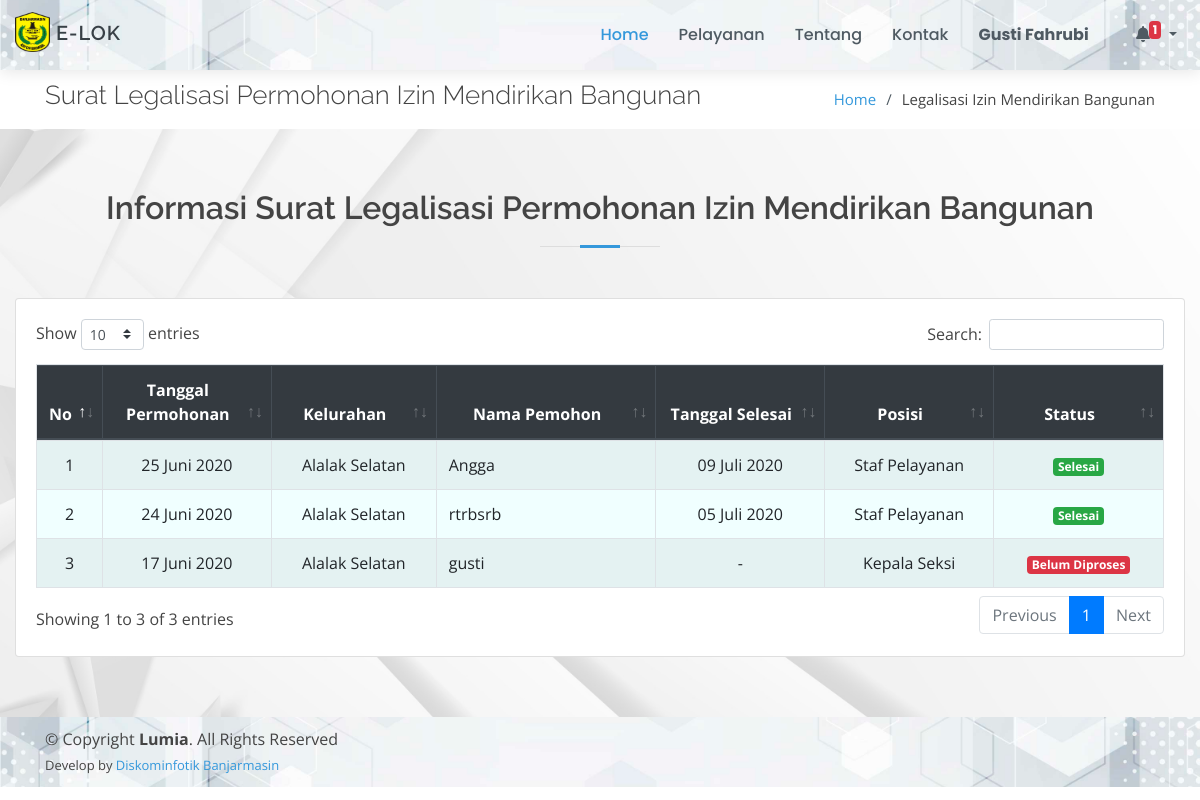
/page/legalisasi-imb/index.php (signed in), run on the app's committed database.
### tables this page shows
CREATE TABLE `legalisasi_imb` (
  `id_imb` int(11) NOT NULL,
  `tgl_permohonan` date NOT NULL,
  `kelurahan` varchar(50) NOT NULL,
  `nama_pemohon` varchar(50) NOT NULL,
  `alamat_pemohon` text NOT NULL,
  `lokasi_bangunan` text NOT NULL,
  `keterangan` text,
  `tgl_selesai` date DEFAULT NULL,
  `id_posisi` int(11) NOT NULL,
  `status` varchar(30) NOT NULL
);

CREATE TABLE `posisi_berkas` (
  `id_posisi` int(11) NOT NULL,
  `posisi` text NOT NULL
);

### config/config.php (called while the page is built, shortened)
<?php
function base_url($url = null)
{
	$base_url = "http://localhost/layanan-kecamatan";
	if ($url != null) {
		return $base_url . "/" . $url;
	} else {
		return $base_url;
	}
}
$no = 1;

### config/bulan.php (called while the page is built, shortened)
<?php
$bln = array(
    '01' => 'Januari',
    '02' => 'Februari',
    '03' => 'Maret',
    '04' => 'April',
    '05' => 'Mei',
    '06' => 'Juni',
    '07' => 'Juli',
    '08' => 'Agustus',
    '09' => 'September',
    '10' => 'Oktober',
    '11' => 'November',
    '12' => 'Desember'
);

### page/legalisasi-imb/index.php (the view, shortened to what this page needs)
<!DOCTYPE html>
<html lang="en">
<?php
include_once "../../config/config.php";
include_once "../../config/bulan.php";
include_once "../../template/ui/head.php";
?>
<body>
    <?php include_once "../../template/ui/header.php"; ?>
    <main id="main">
        <section id="breadcrumbs" class="breadcrumbs">
            <div class="container">
                <div class="d-flex justify-content-between align-items-center">
                    <h2>Surat Legalisasi Permohonan Izin Mendirikan Bangunan</h2>
                    <ol>
                        <li><a href="<?= base_url(); ?>">Home</a></li>
                        <li>Legalisasi Izin Mendirikan Bangunan</li>
                    </ol>
                </div>
            </div>
        </section>
        <section id="services" class="services graform">
            <div class="container-fluid">
                <div class="section-title">
                    <h2>Informasi Surat Legalisasi Permohonan Izin Mendirikan Bangunan</h2>
                </div>
                <div class="row">
                    <div class="col-md-12">
                        <div class="card">
                            <div class="card-body">
                                <div class="table-responsive">
                                    <table class="table table-bordered table-striped" id="example1">
                                        <thead class="thead-dark">
                                            <tr align="center">
                                                <th>No</th>
                                                <th>Tanggal Permohonan</th>
                                                <th>Kelurahan</th>
                                                <th>Nama Pemohon</th>
                                                <th>Tanggal Selesai</th>
                                                <th>Posisi</th>
                                                <th>Status</th>
                                            </tr>
                                        </thead>
                                        <tbody style="background-color: azure">
                                            <?php
                                            $data = $koneksi->query("SELECT * FROM legalisasi_imb ORDER BY id_imb DESC");
                                            foreach ($data as $row) {
                                                $po = $koneksi->query("SELECT * FROM posisi_berkas WHERE id_posisi = '$row[id_posisi]'")->fetch_array();
                                            ?>
                                                <tr align="center">
                                                    <td width="5%"><?= $no++; ?></td>
                                                    <td width="15%">
                                                        <?=
                                                            date('d', strtotime($row['tgl_permohonan'])) . " " .
                                                                $bln[date('m', strtotime($row['tgl_permohonan']))] . " " .
                                                                date('Y', strtotime($row['tgl_permohonan']));
                                                        ?>
                                                    </td>
                                                    <td><?= $row['kelurahan'] ?></td>
                                                    <td align="left"><?= $row['nama_pemohon'] ?></td>
                                                    <td width="15%">
                                                        <?php
                                                        if ($row['tgl_selesai']) {
                                                            echo
                                                                date('d', strtotime($row['tgl_selesai'])) . " " .
                                                                    $bln[date('m', strtotime($row['tgl_selesai']))] . " " .
                                                                    date('Y', strtotime($row['tgl_selesai']));
                                                        } else {
                                                            echo "-";
                                                        }
                                                        ?>
                                                    </td>
                                                    <td width="15%"><?= $po['posisi'] ?></td>
                                                    <td width="15%">
                                                        <?php
                                                        if ($row['status'] == "Belum Diproses") {
                                                            echo "<span class='badge badge-danger'>" . $row['status'] . "</span>";
                                                        } elseif ($row['status'] == "Dalam Proses") {
                                                            echo "<span class='badge badge-warning'>" . $row['status'] . "</span>";
                                                        } else {
                                                            echo "<span class='badge badge-success'>" . $row['status'] . "</span>";
                                                        }
                                                        ?>
                                                    </td>
                                                </tr>
                                            <?php } ?>
                                        </tbody>
                                    </table>
                                </div>
                            </div>
                        </div>
                    </div>
                </div>
            </div>
        </section>
    </main>
    <?php include_once "../../template/ui/footer.php"; ?>
</body>
</html>

### assets/ui/assets/css/style.css (style rules this page uses)
body { font-family: "Open Sans", sans-serif; color: #444444; }
a { color: #3498db; }
h1, h2, h3, h4, h5, h6 { font-family: "Raleway", sans-serif; }
section { padding: 60px 0; }
.section-title { text-align: center; padding-bottom: 30px; }
.section-title h2 { font-size: 32px; font-weight: 600; margin-bottom: 20px; padding-bottom: 20px; position: relative; }
.section-title h2::before { content: ''; position: absolute; display: block; width: 120px; height: 1px; background: #ddd; bottom: 1px; left: calc(50% - 60px); }
.section-title h2::after { content: ''; position: absolute; display: block; width: 40px; height: 3px; background: #3498db; bottom: 0; left: calc(50% - 20px); }
.breadcrumbs { padding: 10px 0; margin-top: 70px; background-color: #fff; }
.breadcrumbs h2 { font-size: 26px; font-weight: 300; }
.breadcrumbs ol { display: flex; flex-wrap: wrap; list-style: none; padding: 0; margin: 0; font-size: 15px; }
.breadcrumbs ol li+li { padding-left: 10px; }
.breadcrumbs ol li+li::before { display: inline-block; padding-right: 10px; color: #4f5a62; content: "/"; }
.graform { background: url('../../../bg-cover/putih2.jpg') center center no-repeat; background-size: cover; position: relative; }

### data on the page
legalisasi_imb: tgl_permohonan "25", tgl_permohonan "Juni", tgl_permohonan "2020", kelurahan "Alalak Selatan", nama_pemohon "Angga", tgl_selesai "09", tgl_selesai "Juli", tgl_selesai "2020", id_posisi.posisi "Staf Pelayanan", status "Selesai"
legalisasi_imb: tgl_permohonan "24", tgl_permohonan "Juni", tgl_permohonan "2020", kelurahan "Alalak Selatan", nama_pemohon "rtrbsrb", tgl_selesai "05", tgl_selesai "Juli", tgl_selesai "2020", id_posisi.posisi "Staf Pelayanan", status "Selesai"
legalisasi_imb: tgl_permohonan "17", tgl_permohonan "Juni", tgl_permohonan "2020", kelurahan "Alalak Selatan", nama_pemohon "gusti", id_posisi.posisi "Kepala Seksi", status "Belum Diproses"

### other printed values
$_SESSION['nama'] "Gusti Fahrubi"
$jmltotal "1"
